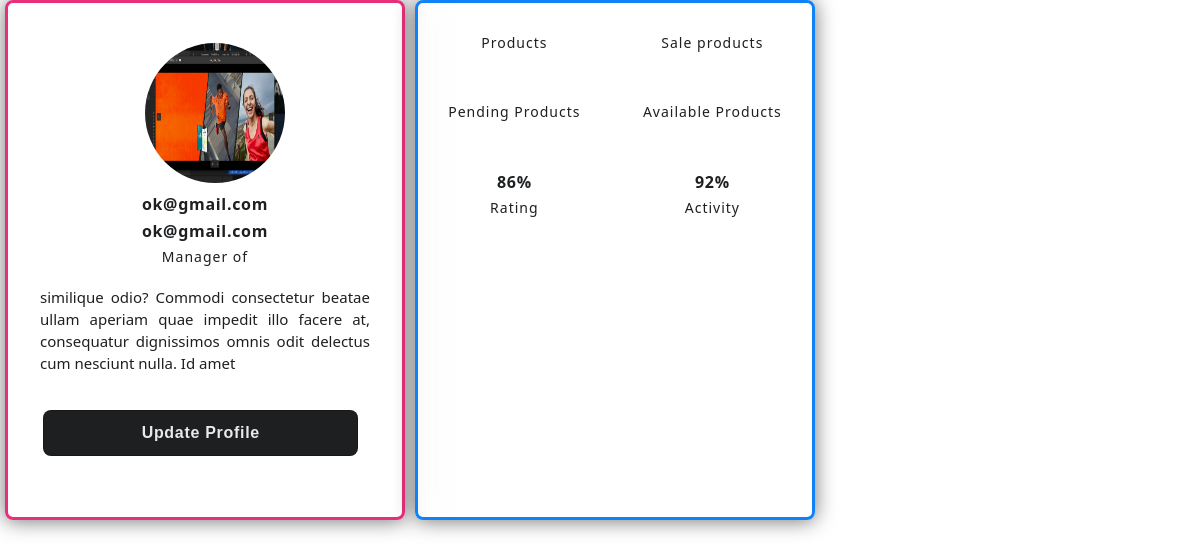
The page /user/profile (signed in) on the database its author committed.
### dashboard/models.py (models this page shows)
class Profile(models.Model):
    id = models.UUIDField(primary_key=True, default=uuid.uuid4,unique=True, null = False, editable=False)
    user = models.OneToOneField(User, on_delete = models.CASCADE,blank = True)
    name = models.CharField(max_length=50, verbose_name="profile name", null=True, blank = True)
    phone = models.IntegerField(verbose_name="Phone number",
                                null=True, default=None, blank=True)
    born_date = models.DateField(verbose_name="Born date" , null=True,
                                default=None, blank=True)
    email = models.EmailField()
    profile_pic = models.ImageField(blank = True)
    location = models.CharField(max_length=100, null=True,blank=True)
    city = models.CharField(max_length=100, null=True,blank=True)
    state = models.CharField(max_length=100, null=True,blank=True)
    class Meta:
        verbose_name = 'profile'
    def __str__(self):
        return self.name or self.email
    @property
    def picture_url(self):
        return self.profile_pic.url

### authapp/models.py (models this page shows, shortened)
class User(AbstractBaseUser, PermissionsMixin):
    email = models.EmailField(max_length=255, unique=True, db_index=True, verbose_name='email address')
    date_joined = models.DateTimeField(auto_now_add=True)
    is_active = models.BooleanField(default=True)
    is_admin = models.BooleanField(default=False)
    objects = UserManager()
    USERNAME_FIELD = 'email'
    REQUIRED_FIELDS = []
    class Meta:
        verbose_name = 'user'
        verbose_name_plural = 'users'
    def __str__(self):
        return self.email

### dashboard/views.py (the view)
# urls.py: path('profile', profile, name="profile"),
@login_required
def profile(request):
    user = get_object_or_404(User, id=request.user.id)
    try:
        user_profile = Profile.objects.get(id=user.profile.id)
    except:
        user = ''
    context = {
        'user': user,
        'profile': user_profile
    }
    return render(request, 'dashboard/partials/_profile.html', context)

### cart/context_processors.py (called while the page is built)
def context_cart_item(request):
    cart_item, cart_item_number = CartItem.objects.none(), 0
    if request.user.is_authenticated:
        try:
            cart = get_object_or_404(Cart, cart_user=request.user, complete=False)
            cart_item = cart.cartitem_set.all()
            cart_item_number = cart_item.count()
        except:
            pass
    context = {
        'context_cart_item': cart_item,
        'cart_item_number': cart_item_number,
    }
    return context

### dashboard/templates/dashboard/partials/_profile.html (shortened to what this page needs)
{% extends 'dashboard/base.html' %}
{% block content %}
    <div class="profile_container">
        <div class="card  card__left">
            <div class="card-img">
            {% if profile.profile_pic %}
            <img id="profile_image" src="{{profile.picture_url}}" alt="{{profile.name}} picture " />
            {% endif %}
            </div>
            <div class="desc">
            <h6 class="primary-text">{{profile}}</h6>
            <h6 class="primary-text">{{profile.user}}</h6>
            <h6 class="secondary-text">Manager of {{vendor}}</h6>
            <p class="account-detail">
                similique odio? Commodi consectetur beatae ullam aperiam quae impedit
                illo facere at, consequatur dignissimos omnis odit delectus cum
                nesciunt nulla. Id amet
            </p>
            </div>
            {% if request.user == profile.user %}
            <a href="{% url 'dashboard:update-profile' %}">
                <button class="primary-text">Update profile</button>
            </a>
            {% endif %}
        </div>
        <div class="card card__right">
            <div class="details">
            <div class="account_dash">
                <div class="rating">
                <h6 class="secondary-text">Products</h6>
                </div>
                <div class="activity">
                <h6 class="secondary-text">Pending Products</h6>
                </div>
                <div class="activity">
                <h6 class="primary-text">86%</h6>
                <h6 class="secondary-text">Rating</h6>
                </div>
            </div>
            <div class="account_dash">
                <div class="rating">
                <h6 class="secondary-text">Sale products</h6>
                </div>
                <div class="activity">
                <h6 class="secondary-text">Available Products</h6>
                </div>
                <div class="activity">
                    <h6 class="primary-text">92%</h6>
                <h6 class="secondary-text">Activity</h6>
                </div>
            </div>
        </div>
    </div>
{% endblock content %}

### static/scss/main.css (style rules this page uses)
.msg__modal__container, .card, .profile__form, .dashboard > nav, .auth, .checkout_cart, .checkout_coupon, .checkout_payment, .cart__overview, .cart, .product_detail_information, .gallery > img, .overview.active { box-shadow: 0px 0.8px 20px 0.18px rgba(44, 44, 44, 0.66); border-radius: 10px; }
.profile_container, .profile_information > form, .user_cart, .dashboard > nav, .checkout_cart, .checkout_coupon, .checkout_payment, #item_picture, .cart_image, .cart, .product_detail_information, .gallery, .active_img, .product_detail_image, .product_list_image, .product_section > div, .modal_container.active { animation-name: smooth_feding; animation-duration: 1.2s; }
* { box-sizing: border-box; margin: 0; padding: 0; }
img { width: 100%; height: auto; }
a { text-decoration: none; color: #1D1F21; cursor: pointer; }
body { font-size: 16px; }
button { padding: 0.5rem 2rem; border: none; border-radius: 8px; font-size: 1.1rem; text-transform: capitalize; width: auto; cursor: pointer; }
.profile_container { margin: 0 auto; width: calc(70vw - 20px); display: flex; justify-content: space-around; align-items: center; height: auto; }
.card { height: auto; min-height: 520px; width: 400px; backdrop-filter: blur(20px); margin: auto; border-radius: 8px; font-family: "Poppins", system-ui, -apple-system, "Segoe UI", Ubuntu; }
.card__left { border: 3px solid #e92f7b; }
.card__right { border: 3px solid #0f82f8; }
.card-img { height: 140px; width: 140px; background-color: rgba(255, 255, 255, 0.06); backdrop-filter: blur(20px); margin: 30px auto 20px auto; border-radius: 50%; }
.card-img img { height: 100%; border-radius: 50%; margin-left: 7%; margin-top: 7%; cursor: pointer; }
.desc { width: 100%; text-align: center; }
.primary-text { color: #1D1F21; font-size: 16px; font-weight: 600; letter-spacing: 0.7px; margin: 5px 0; }
button.primary-text { border: 1px solid rgba(0, 0, 0, 0.266); background-color: #1D1F21; color: rgba(255, 255, 255, 0.9019607843); padding: 0.8rem 2rem; width: 80%; border-radius: 8px; margin: 1rem 0rem 1rem 2.2rem; cursor: pointer; }
.secondary-text { color: #1D1F21; font-weight: 400; font-size: 14px; letter-spacing: 1px; margin: 5px 0; }
.account-detail { color: #1D1F21; font-size: 15px; line-height: 22px; text-align: justify; padding: 0px 22px; margin: 20px 10px; }
.details { width: 100%; min-height: 100%; display: grid; grid-template-columns: auto auto; backdrop-filter: blur(20px); border-radius: 0 0 8px 8px; padding: 5px 0; }
.account_dash { text-align: center; }
.details > .account_dash:first-child { border-right: 2px solid rgba(255, 255, 255, 0.08); }
.rating, .activity { padding: 20px 0px; }

### rows shown on the page
Profile: picture_url (picture), name+email "ok@gmail.com", user "ok@gmail.com"
